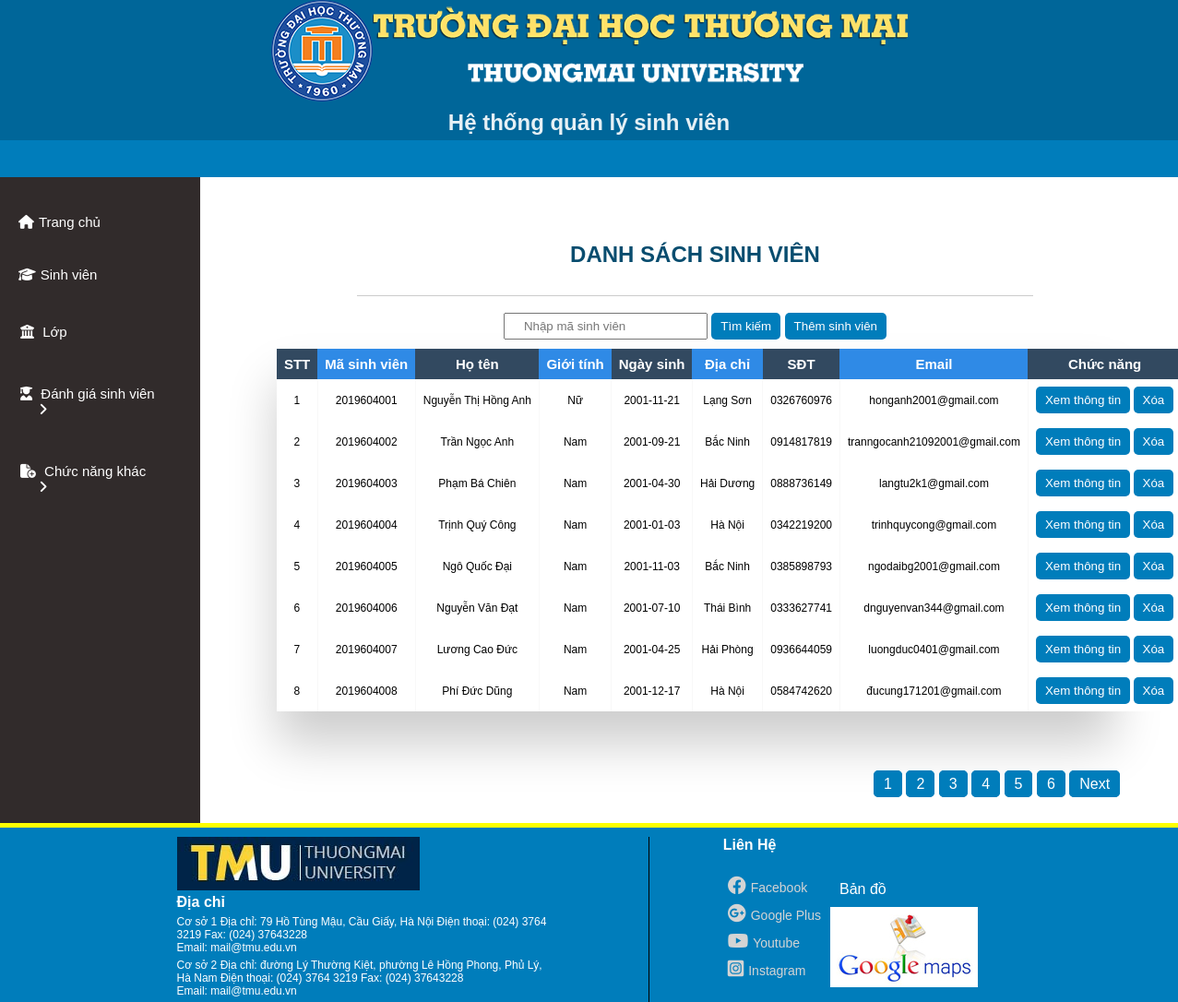
The app's page /quanlysinhvien/showsinhvien.php with its own data.
### tables this page shows
CREATE TABLE `sinhvien` (
  `MaSV` int(11) NOT NULL,
  `TenSV` varchar(255) NOT NULL,
  `GioiTinh` varchar(255) NOT NULL,
  `NgaySinh` date NOT NULL,
  `QueQuan` varchar(255) NOT NULL,
  `DanToc` varchar(255) NOT NULL,
  `TonGiao` varchar(255) NOT NULL,
  `SoCMT` varchar(255) NOT NULL,
  `NoiCapCMT` varchar(255) NOT NULL,
  `SDT` varchar(10) NOT NULL,
  `Email` text NOT NULL,
  `DoiTuongMG` int(11) NOT NULL,
  `MaLop` varchar(255) DEFAULT NULL,
  `MaNganh` varchar(255) NOT NULL
);

### quanlysinhvien/showsinhvien.php (the view, shortened to what this page needs)
<?php
    $conn = mysqli_connect("localhost", "root", "", "qlsv") or die("Connection failed !");
    mysqli_set_charset($conn, 'utf8');
    $result = mysqli_query($conn, 'select count(MaSV) as total from sinhvien');
    $row = mysqli_fetch_assoc($result);
    $total_records = $row['total'];
    $current_page = isset($_GET['page']) ? $_GET['page'] : 1;
    $limit = 8;
    $total_page = ceil($total_records / $limit);
    $start = ($current_page - 1) * $limit;
    $result = mysqli_query($conn, "SELECT * FROM sinhvien ORDER BY MaSV LIMIT $start, $limit");
?>
<!DOCTYPE html>
<html lang="en">
<head>
    <link rel="stylesheet"
          href="../styleAdmin.css">
    <link rel="stylesheet"
          href="https://cdnjs.cloudflare.com/ajax/libs/font-awesome/6.1.1/css/all.min.css">
</head>
<body>
    <?php include("../header.php"); ?>
    <?php include("../nav.php"); ?>
    <section>
        <div class="section-contain">
            <?php include("../menu.php"); ?>
            <div id="showFunction">
                <div class="head_title">
                    <h1>DANH SÁCH SINH VIÊN</h1>
                </div>
                <br>
                <form action="timkiemsv.php"
                      method="POST">
                    <input type="text"
                           name="masv"
                           placeholder="Nhập mã sinh viên "
                           class="input-css"
                           required>
                    <button type="submit"
                            name="submit"
                            class="btn-submit-css">Tìm kiếm</button>
                    <input onclick="window.location = 'themsinhvien.php'"
                           type="button"
                           value="Thêm sinh viên"
                           class="btn-submit-css" /> <br>
                </form>
                <div class="table-wrapper">
                    <table class="fl-table tt">
                        <thead>
                            <tr>
                                <th>STT</th>
                                <th>Mã sinh viên</th>
                                <th>Họ tên</th>
                                <th>Giới tính</th>
                                <th>Ngày sinh</th>
                                <th>Địa chỉ</th>
                                <th>SĐT</th>
                                <th>Email</th>
                                <th>Chức năng</th>
                            </tr>
                        </thead>
                        <?php
            $i = ($current_page - 1) * $limit;
            foreach ($result as $item){ ?>
                        <tbody>
                            <tr>
                                <td><?php $i++; echo $i; ?></td>
                                <td><?php echo $item['MaSV']; ?></td>
                                <td><?php echo $item['TenSV']; ?></td>
                                <td><?php echo $item['GioiTinh']; ?></td>
                                <td><?php echo $item['NgaySinh']; ?></td>
                                <td><?php echo $item['QueQuan']; ?></td>
                                <td><?php echo $item['SDT']; ?></td>
                                <td><?php echo $item['Email']; ?></td>
                                <td>
                                    <form action="xoasinhvien.php"
                                          method="post">
                                        <input onclick="window.location = '../quanlysinhvien/thongtinsv.php?id=<?php echo $item['MaSV'] ?>'"
                                               type="button"
                                               value="Xem thông tin"
                                               class="btn-submit-css">
                                        <input onclick="return confirm('Bạn có chắc muốn xóa sinh viên này không?')"
                                               type="submit"
                                               name="xoa"
                                               class="btn-submit-css"
                                               value="Xóa">
                                    </form>
                                </td>
                            </tr>
                        </tbody>
                        <?php } ?>
                    </table>
                </div>
                <form action=""
                      method="get"
                      style="text-align: right;">
                    <div class="pagination">
                        <?php
            for ($a = 1; $a <= $total_page; $a++){
                if ($i == $current_page){
                    echo '<span>'.$a.'</span> | ';
                }
                else{
                    echo '<a href="showsinhvien.php?page='.$a.'" class="page-css">'.$a.'</a>  ';
                }
            }
            if ($current_page < $total_page && $total_page > 1){
                echo '<a href="showsinhvien.php?page='.($current_page+1).'" class="page-css">Next</a> ';
            }
        ?>
                    </div>
                </form>
            </div>
        </div>
    </section>
    <?php include("../footer.php"); ?>
</body>
</html>

### styleAdmin.css (style rules this page uses)
* { padding: 0; margin: 0; box-sizing: border-box; font-family: sans-serif; }
a { text-decoration: none; }
section { text-align: center; }
#showFunction { margin: 40px 0 0 5px; height:100%; float: right; width: 82%; border-radius: 5px; }
.table-wrapper { margin: 10px 70px 70px; box-shadow: 0px 35px 50px rgba( 0, 0, 0, 0.2 ); }
.fl-table { border-radius: 5px; font-size: 15px; font-weight: normal; border: none; width: 97%; border-collapse: collapse; white-space: nowrap; background-color: white; margin-right: 10px; }
.fl-table td, .fl-table th { text-align: center; padding: 8px; }
.fl-table td { border-right: 1px solid #f8f8f8; font-size: 12px; }
.fl-table thead th { color: #ffffff; background: #2f8ae6; }
.fl-table thead th:nth-child(odd) { color: #ffffff; background: #324960; }
h1 { margin: 30px; color:#094d6f; }
.head_title { margin: 0 auto; width : 70%; align-items: center; text-align: center; border-bottom: 1px solid #ccc; }
.input-css { padding: 5px 20px; outline: none; }
.btn-submit-css { padding: 7px 10px; border: none; background-color: #007dbb; color: white; border-radius: 5px; cursor: pointer; }
.page-css { text-decoration: none; color: white; padding: 5px 10px; border-radius: 5px; border: 1px solid #007dbb; background-color: #007dbb; }
.pagination { width: 94%; }

### records on screen
sinhvien: MaSV "2019604001", TenSV "Nguyễn Thị Hồng Anh", GioiTinh "Nữ", NgaySinh "2001-11-21", QueQuan "Lạng Sơn", SDT "0326760976", Email "honganh2001@gmail.com"
sinhvien: MaSV "2019604002", TenSV "Trần Ngọc Anh", GioiTinh "Nam", NgaySinh "2001-09-21", QueQuan "Bắc Ninh", SDT "0914817819", Email "tranngocanh21092001@gmail.com"
sinhvien: MaSV "2019604003", TenSV "Phạm Bá Chiên", GioiTinh "Nam", NgaySinh "2001-04-30", QueQuan "Hải Dương", SDT "0888736149", Email "langtu2k1@gmail.com"
sinhvien: MaSV "2019604004", TenSV "Trịnh Quý Công", GioiTinh "Nam", NgaySinh "2001-01-03", QueQuan "Hà Nội", SDT "0342219200", Email "trinhquycong@gmail.com"
sinhvien: MaSV "2019604005", TenSV "Ngô Quốc Đại", GioiTinh "Nam", NgaySinh "2001-11-03", QueQuan "Bắc Ninh", SDT "0385898793", Email "ngodaibg2001@gmail.com"
sinhvien: MaSV "2019604006", TenSV "Nguyễn Văn Đạt", GioiTinh "Nam", NgaySinh "2001-07-10", QueQuan "Thái Bình", SDT "0333627741", Email "dnguyenvan344@gmail.com"
sinhvien: MaSV "2019604007", TenSV "Lương Cao Đức", GioiTinh "Nam", NgaySinh "2001-04-25", QueQuan "Hải Phòng", SDT "0936644059", Email "luongduc0401@gmail.com"
sinhvien: MaSV "2019604008", TenSV "Phí Đức Dũng", GioiTinh "Nam", NgaySinh "2001-12-17", QueQuan "Hà Nội", SDT "0584742620", Email "đucung171201@gmail.com"
